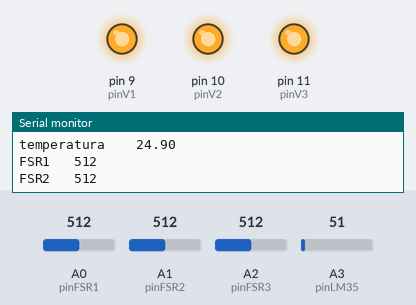
The sketch below on a simulated Arduino Uno, built with avr-gcc and run on an emulated ATmega328P. Shown: output pins drawn as LEDs (lit = HIGH), the last lines printed to the serial monitor. The test bench sets the inputs (shaded band); at power-on: A0 (pinFSR1) = 512, A1 (pinFSR2) = 512, A2 (pinFSR3) = 512, A3 (pinLM35) = 51.

Above: at 1.2 s.
1.3 s: A0 (pinFSR1) set to 489
At 2.7 s:
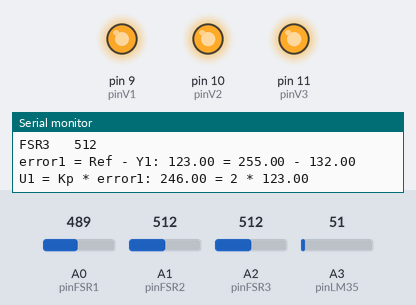
3.2 s: A1 (pinFSR2) set to 499
At 4.6 s:
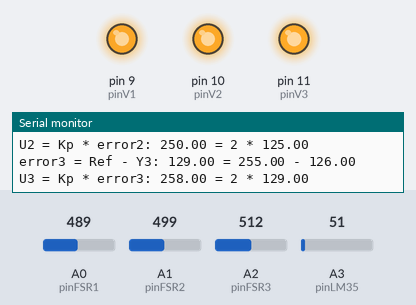
5.0 s: A2 (pinFSR3) set to 490
At 6.0 s:
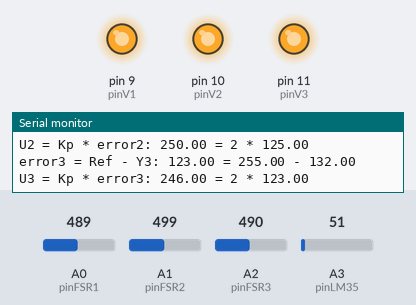
7.1 s: A0 (pinFSR1) set to 306
At 8.6 s:
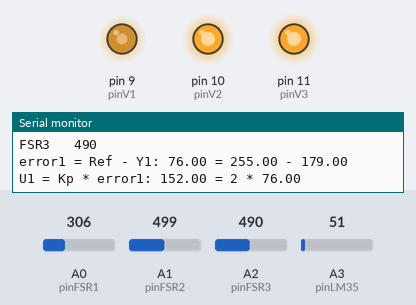
9.2 s: A2 (pinFSR3) set to 306
At 10.8 s:
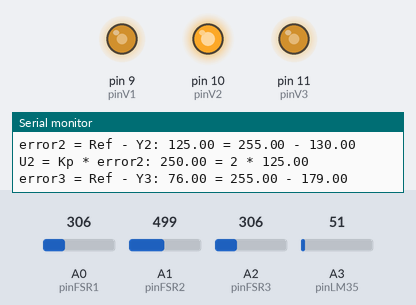
11.3 s: A1 (pinFSR2) set to 306
At 12.5 s:
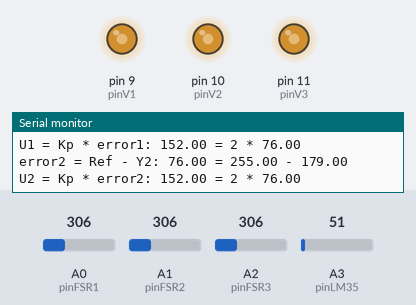
Timing chart, 0 to 14.3 s (numbered marks = the images above; inputs shaded):
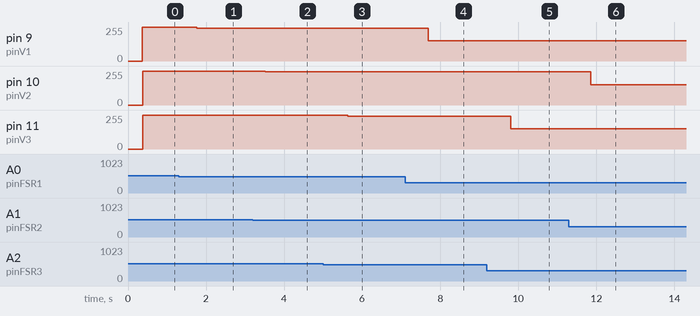

Measured:
- after the input at 1.3 s, pin 9 (pinV1): 255/255 → 246/255 after 0.46 s
- after the input at 3.2 s, pin 10 (pinV2): 255/255 → 250/255 after 0.32 s
- after the input at 5.0 s, pin 11 (pinV3): 255/255 → 246/255 after 0.63 s
- after the input at 7.1 s, pin 9 (pinV1): 246/255 → 152/255 after 0.60 s
- after the input at 9.2 s, pin 11 (pinV3): 246/255 → 152/255 after 0.60 s
- after the input at 11.3 s, pin 10 (pinV2): 250/255 → 152/255 after 0.56 s

The sketch:

programacion_final_biofeedback_.ino
```cpp
int TiempoMuestreo = 100;       // tiempo de muestreo Se encuentra en milisegundos
unsigned long pasado = 0;     // tiempo pasado (Se hace para asegurar tiempo de muestreo)
unsigned long ahora;

//Pin analógico para obtener valores deL FSR1
int pinFSR1 = 0;
//Variable para almacenar el valor deL FSR1
int valorFSR1 = 0;
//Pin analógico para obtener valores deL FSR2
int pinFSR2 = 1;
//Variable para almacenar el valor deL FSR2
int valorFSR2 = 0;
//Pin analógico para obtener valores deL FSR3
int pinFSR3 = 2;
//Variable para almacenar el valor deL FSR3
int valorFSR3 = 0;

//Pin digital para controlar un Vibrador1
int pinV1 = 9;
//Variable para almacenar el valor del Vibrador1
int V1Value = 0;
//Pin digital para controlar un Vibrador1
int pinV2 = 10;
//Variable para almacenar el valor del Vibrador1
int V2Value = 0;
//Pin digital para controlar un Vibrador1
int pinV3 = 11;
//Variable para almacenar el valor del Vibrador1
int V3Value = 0;

float tempC; // Variable para almacenar el valor obtenido del sensor (0 a 1023)
int pinLM35 = 3; // Variable del pin de entrada del sensor (A3)
int pinLedRojo = 5; //Pin digital de leds y vibrador
int pinLedAzul = 6;
int pinV4 = 7;

//Valores mínimo y máximo del FSR
int min = 10;
int max = 1000;

/*-------------------------------------------------------------------
VALORES PID
-------------------------------------------------------------------*/
//Referencia, también llamado SetPoint
float Ref = 255;
//Salida, también llamada Process Variable ó PV
double Y1;
//Salida, también llamada Process Variable ó PV
double Y2;
//Salida, también llamada Process Variable ó PV
double Y3;
//Error1
double error1;
//Error2
double error2;
//Error3
double error3;
//Señal de control1
double U1;
//Señal de control2
double U2;
//Señal de control3
double U3;
//Ganancia proporcional
int Kp = 2;
/*-------------------------------------------------------------------
FIN VALORES PID
-------------------------------------------------------------------*/

void setup()
{
  Serial.begin(9600);
  //pinV1(pinV1, OUTPUT);
}
void loop()
{

   tempC = analogRead(pinLM35);

    // Calculamos la temperatura con la fórmula
    tempC = (tempC * 500)/1024;
     // Envia el dato al puerto serial
     Serial.print("temperatura    ");
  Serial.print(tempC);
  // Salto de línea
  Serial.print("\n");
   if(tempC < 10){
      digitalWrite(pinV4, HIGH);
      digitalWrite(pinLedRojo, LOW);
      digitalWrite(pinLedAzul, HIGH);
      // Envia el dato al puerto serial
      Serial.print("temperatura baja");
      // Salto de línea
      Serial.print("\n");
    }
    if (tempC > 10){
      digitalWrite(pinLedAzul, LOW);
    }
    if(tempC > 40){                         //If para activar el vibrador y los leds en caso de que la temperatura sea muy alta o my baja

      digitalWrite(pinLedRojo, HIGH);
      digitalWrite(pinLedAzul, LOW);
      // Envia el dato al puerto serial
      Serial.print("temperatura alta");
      // Salto de línea
      Serial.print("\n");
    }
    if (tempC < 40){
      digitalWrite(pinLedRojo, LOW);
    }
     if (tempC < 10 || tempC > 40){
      digitalWrite(pinV4, HIGH);
  }
  else {
      digitalWrite(pinV4, LOW);
  }
  //Obtenemos algún valor de un sensor, en este caso,
  //una fotoresistencia, el resultado es Y
  valorFSR1 = analogRead(pinFSR1);
  Serial.print("FSR1   ");
  Serial.print(valorFSR1);
  Serial.print("\n");
  valorFSR1 = constrain(valorFSR1, min, max);
  valorFSR1 = map(valorFSR1, min, max, 255, 0);
  Y1 = valorFSR1;

  valorFSR2 = analogRead(pinFSR2);
  Serial.print("FSR2   ");
  Serial.print(valorFSR2);
  Serial.print("\n");
  valorFSR2 = constrain(valorFSR2, min, max);
  valorFSR2 = map(valorFSR2, min, max, 255, 0);
  Y2 = valorFSR2;

  valorFSR3 = analogRead(pinFSR3);
  Serial.print("FSR3   ");
  Serial.print(valorFSR3);
  Serial.print("\n");
  valorFSR3 = constrain(valorFSR3, min, max);
  valorFSR3 = map(valorFSR3, min, max, 255, 0);
  Y3 = valorFSR3;

  // tiempo actual
  ahora = millis();
  // diferencia de tiempo actual- pasado
  int CambioTiempo = ahora - pasado;
  // si se supera el tiempo de muestreo
  if (CambioTiempo >= TiempoMuestreo)
  {
    //Ejecución de código
    error1 = Ref - Y1;
    Serial.print("error1 = Ref - Y1: ");
    Serial.print(error1);
    Serial.print(" = ");
    Serial.print(Ref);
    Serial.print(" - ");
    Serial.println(Y1);

   U1 = Kp * error1;
    Serial.print("U1 = Kp * error1: ");
    Serial.print(U1);
    Serial.print(" = ");
    Serial.print(Kp);
    Serial.print(" * ");
    Serial.println(error1);

    error2 = Ref - Y2;
    Serial.print("error2 = Ref - Y2: ");
    Serial.print(error2);
    Serial.print(" = ");
    Serial.print(Ref);
    Serial.print(" - ");
    Serial.println(Y2);

    U2 = Kp * error2;
    Serial.print("U2 = Kp * error2: ");
    Serial.print(U2);
    Serial.print(" = ");
    Serial.print(Kp);
    Serial.print(" * ");
    Serial.println(error2);

    error3 = Ref - Y3;
    Serial.print("error3 = Ref - Y3: ");
    Serial.print(error3);
    Serial.print(" = ");
    Serial.print(Ref);
    Serial.print(" - ");
    Serial.println(Y3);

    U3 = Kp * error3;
    Serial.print("U3 = Kp * error3: ");
    Serial.print(U3);
    Serial.print(" = ");
    Serial.print(Kp);
    Serial.print(" * ");
    Serial.println(error3);

    if (U1 < -255)     // límites de saturación de la señal de control
    {
      U1 = -255;
    }
    if (U1 > 255)    // límites de saturación de la señal de control
    {
      U1 = 255;
    }
    //Actualizamos el valor del vibrador

    analogWrite(pinV1, U1);
    Serial.println(U1);
    Serial.println("");

    if (U2 < -255)     // límites de saturación de la señal de control
    {
      U2 = -255;
    }
    if (U2 > 255)    // límites de saturación de la señal de control
    {
      U2 = 255;
    }
    //Actualizamos el valor del vibrador

    analogWrite(pinV2, U2);
    Serial.println(U2);
    Serial.println("");

    if (U3 < -255)     // límites de saturación de la señal de control
    {
      U3 = -255;
    }
    if (U3 > 255)    // límites de saturación de la señal de control
    {
      U3 = 255;
    }
    //Actualizamos el valor del vibrador

    analogWrite(pinV3, U3);
    Serial.println(U3);
    Serial.println("");


    // actualizar tiempo
    pasado = ahora;
  }
}
```
